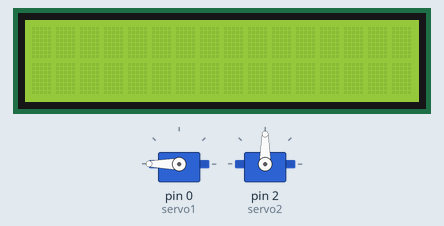
A sketch run on a simulated Arduino Uno, built with avr-gcc and run on an emulated ATmega328P. Shown: 2 × servo, 16×2 character LCD.

Above: at 0.1 s.
At 1.0 s:
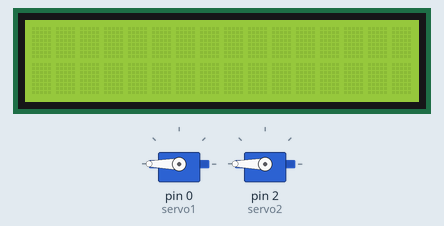
At 1.9 s:
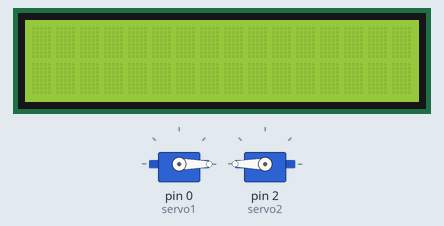
At 3.7 s:
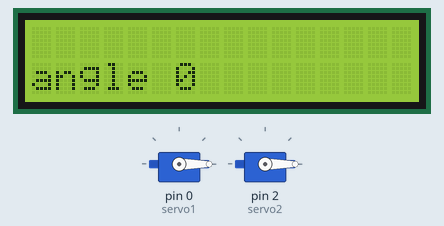
Timing chart, 0 to 31.5 s (numbered marks = the images above):
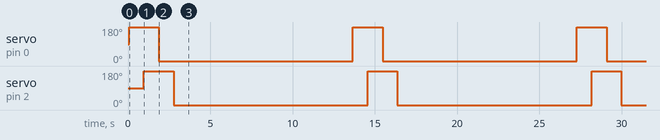

Measured:
- by itself, servo on pin 0 (servo1), servo on pin 2 (servo2): alternates 180° for 1.8 s and 0° for 11.8 s

The sketch:

Servo_and_LCD__running_at_same_time_.ino
```cpp
#include <LiquidCrystal.h>   //lcd library
#include <Servo.h>                             //include the servos library needed to run the program
Servo servo1;                                   //Declare presence of Servo
Servo servo2;
LiquidCrystal lcd(8, 9, 4, 5, 6, 7);

int servmax = 180;                              //Define maximum servo angle
int servmin = 0;                                //Define minimum servo angle
//#define pin 0                                   //Define which pin we attached the servos to

void setup(){                                   //Setup runs 1 time to get things ready
  servo1.attach(0);                             //Servo is initialized to pin 0 from the earlier line of code
 servo2.attach(2); // comment this out to get back to one servo
lcd.begin(16,2); //Start the LCD

}

void loop(){                                   //Loop runs over and over again so program continues indefinitely

     servo1.write(servmax);                    //Move servo to maximum angle
     delay(900);
     servo2.write(servmax);//comment this out to get back to one servo
    delay(900);
    lcd.setCursor (0,0);
     lcd.print("angle: 180");
     // delay(10000);                             // wait 10 seconds
      lcd.clear();

      servo1.write(servmin);                   //move servo to minimum angle
    delay(900);
     servo2.write(servmin);  //comment this out to get back to one servo
    delay (900);
     lcd.setCursor (0,1);
      lcd.print("angle 0");
      delay(10000);
      lcd.clear();
    }
```
